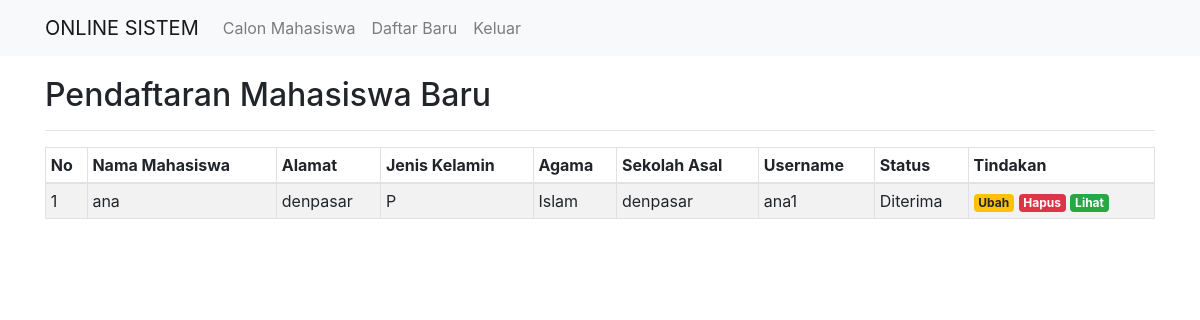
The page /index.php?fungsi=read (signed in) on the database its author committed.
### tables this page shows
CREATE TABLE `siswa` (
  `id_siswa` int(11) NOT NULL,
  `nama_siswa` varchar(50) NOT NULL,
  `alamat` varchar(150) NOT NULL,
  `jenis_kelamin` enum('L','P') NOT NULL,
  `agama` varchar(20) NOT NULL,
  `sekolah_asal` varchar(50) NOT NULL,
  `username` varchar(5) NOT NULL,
  `status` varchar(50) NOT NULL
);

### index.php (the view, shortened to what this page needs)
<?php
$admin = $_SESSION["admin"];
?>
<!DOCTYPE html>
<html>
<head>
	<link rel="stylesheet"
	href="https://stackpath.bootstrapcdn.com/bootstrap/4.4.1/css/bootstrap.min.css"
>
</head>
<body>
	<nav class="navbar navbar-expand-lg navbar-light bg-light">
		<div class="container">
			<a class="navbar-brand" href="index.php">ONLINE SISTEM</a>
			<div class="collapse navbar-collapse" id="navbarSupportedContent">
				<ul class="navbar-nav mr-auto">
					<?php if ($admin == 0) { ?>
						<li class="nav-item">
							<a class="nav-link" href="index.php?fungsi=getDataByUser">Data Saya</a>
						</li>
					<?php } else { ?>
						<li class="nav-item">
							<a class="nav-link" href="index.php?fungsi=read">Calon Mahasiswa</a>
						</li>
						<li class="nav-item">
							<a class="nav-link" href="index.php?fungsi=create">Daftar Baru</a>
						</li>
					<?php } ?>
					<li class="nav-item">
						<a class="nav-link" href="index.php?fungsi=logout">Keluar</a>
					</li>
				</ul>
			</div>
		</div>
	</nav>
<?php
include('koneksi.php');
if (isset($_GET['fungsi'])){
	switch($_GET['fungsi']){
		case "read":
			read($koneksi);
			break;
	}
} else {
	mainpage();
}
?>
<?php
function read($koneksi){
echo'
<div class="container" style="margin-top:20px">
<h2>Pendaftaran Mahasiswa Baru</h2>
<hr>
<table class="table table-striped table-hover table-sm table-bordered">
	<thead>
		<tr>
			<th>No</th>
			<th>Nama Mahasiswa</th>
			<th>Alamat</th>
			<th>Jenis Kelamin</th>
			<th>Agama</th>
			<th>Sekolah Asal</th>
			<th>Username</th>
			<th>Status</th>
			<th>Tindakan</th>
		</tr>
	</thead>
	<tbody>';
	$sql = "SELECT * FROM siswa";
	$query = mysqli_query($koneksi, $sql);
		if(mysqli_num_rows($query) > 0){
			$no=1;
			while($data = mysqli_fetch_assoc($query)){
				echo '
				<tr>
					<td>'.$no.'</td>
					<td>'.$data['nama_siswa'].'</td>
					<td>'.$data['alamat'].'</td>
					<td>'.$data['jenis_kelamin'].'</td>
					<td>'.$data['agama'].'</td>
					<td>'.$data['sekolah_asal'].'</td>
					<td>'.$data['username'].'</td>
					<td>'.$data['status'].'</td>
					<td>
						<a href="index.php?fungsi=update&id_siswa='.$data['id_siswa'].'" class="badge badge-warning">Ubah</a>
						<a href="index.php?fungsi=delete&id_siswa='.$data['id_siswa'].'&username='.$data['username'].'" class="badge badge-danger" onclick="return confirm(\'Yakin ingin menghapus data ini?\')">Hapus</a>
						<a href="index.php?fungsi=getDataByUser&pengguna='.$data['username'].'" class="badge badge-success">Lihat</a>
					</td>
				</tr>';
				$no++;
			}
		} else {
			echo '
			<tr>
				<td colspan="9" align="center">Tidak ada data.</td>
			</tr>
			';
		}
	echo'
	</tbody>
</table>
</div>';
}
?>
</body>
</html>

### rows shown on the page
siswa: nama_siswa "ana", alamat "denpasar", jenis_kelamin "P", agama "Islam", sekolah_asal "denpasar", username "ana1", status "Diterima"
